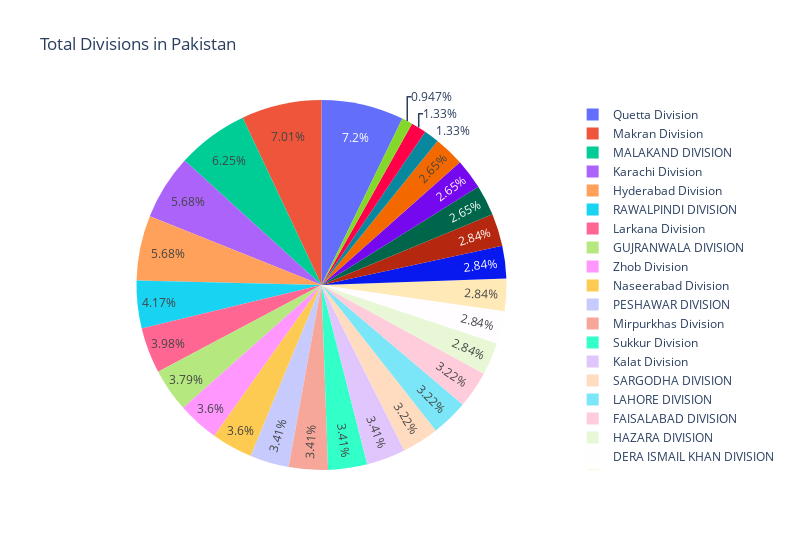

Here is the notebook cell this chart was saved with:
### Code cell
import pandas as pd
import plotly.graph_objs as go

# Create a new dataframe into a pandas dataframe
div = df['DIVISION'].value_counts()

# Create a pie object
# create a Pie object
pie = go.Pie(labels=div.index, values=div.values)
# create a layout object
layout = go.Layout(title='Total Divisions in Pakistan')
# create a Figure object that contains the pie chart and layout
fig = go.Figure(data=[pie], layout=layout)
# set the width and height
fig.update_layout(width=800, height=550)

# display the chart
fig.show()

### Figure 1 — Plotly figure (JSON) as saved in the notebook; plotly's stock layout.template omitted (floating-point values rounded to 4 significant figures)
{"data": [{"labels": ["Quetta Division", "Makran Division", "MALAKAND DIVISION", "Karachi Division", "Hyderabad Division", "RAWALPINDI DIVISION", "Larkana Division", "GUJRANWALA DIVISION", "Zhob Division", "Naseerabad Division", "PESHAWAR DIVISION", "Mirpurkhas Division", "Sukkur Division", "Kalat Division", "SARGODHA DIVISION", "LAHORE DIVISION", "FAISALABAD DIVISION", "HAZARA DIVISION", "DERA ISMAIL KHAN DIVISION", "BANNU DIVISION", "BAHAWALPUR DIVISION", "Shaheed Benazirabad Division", "D.G.KHAN DIVISION", "KOHAT DIVISION", "MULTAN DIVISION", "SAHIWAL DIVISION", "MARDAN DIVISION", "Badin Division"], "type": "pie", "values": [38, 37, 33, 30, 30, 22, 21, 20, 19, 19, 18, 18, 18, 18, 17, 17, 17, 15, 15, 15, 15, 15, 14, 14, 14, 7, 7, 5]}], "layout": {"height": 550, "title": {"text": "Total Divisions in Pakistan"}, "width": 800}}
